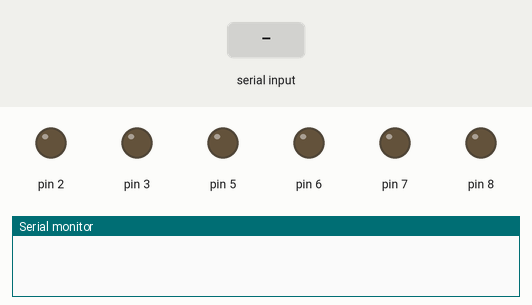
Recording of a sketch running on a simulated Arduino Uno, built with avr-gcc and run on an emulated ATmega328P. On the bench: output pins drawn as LEDs (lit = HIGH), the last lines printed to the serial monitor. Inputs (shaded band) come from the test bench.

Above: at 1.2 s.
1.3 s: "j\n" received over Serial
At 2.2 s:
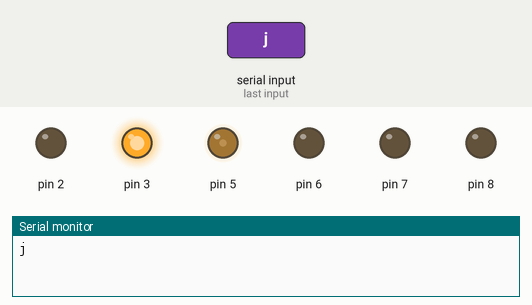
2.8 s: "g\n" received over Serial
At 3.4 s:
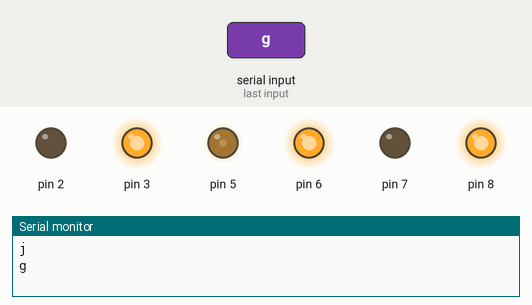
4.3 s: "b\n" received over Serial
At 4.7 s:
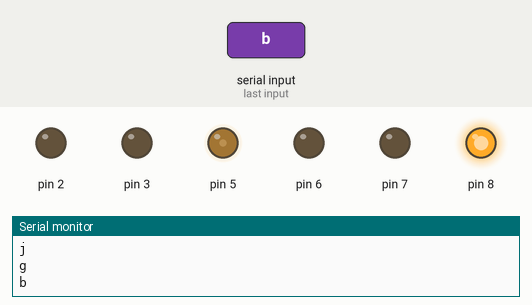
5.8 s: "j\n" received over Serial
At 6.8 s:
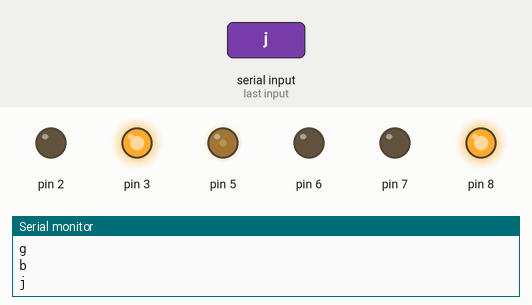
Timing chart, 0 to 8.3 s (numbered marks = the images above; inputs shaded):
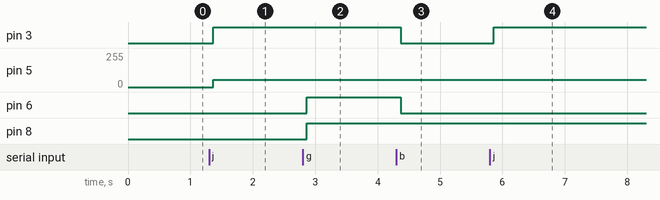

The sketch:

pidControl.ino
```cpp
#include "pidControl.h"
#include "clicli.h"
pidControl controller(2, 3, 5, 6, 7, 8);

clicli mycli(controller);

int setPoint = 50;
double pv = 0.1;
double output;

void setup() {
  mycli.begin();
}

void loop() {
  mycli.run();
  // Serial.print(pv);
  // Serial.print(" ");
  // Serial.println(setPoint);
  output = controller.PIDcalc(pv, setPoint, 1, 0, 1);
  pv += output;
  delay(10);

}
```

clicli.cpp
```cpp
/*

                    CLI Software for Arduino

               A Simple Command Line Interface

              Feature                |  CLI Usage
___________________________________________________
 Digial Write HIGH to a specific pin |  h (pin)
 Digial Write LOW to a specific pin  |  l (pin)
 Analog Write to pwm ports           |  a (pin) (value)
 Digital Read                        |  r (pin)
 Analog Read                         |  e (pin)


      by Gal Arbel
      Oct 2022

      Credits: Shimi Mahluf

*/


#include "clicli.h"
#include "Arduino.h"

const unsigned int MAX_MESSAGE_LENGTH = 64;

clicli::clicli(pidControl &pidcontrol):controller(pidcontrol), number(7) {
}

void clicli::begin() {
  Serial.begin(115200);
}
void clicli::run() {

// CLI - Messages from Terminal
  while (Serial.available() > 0) {
   char message[MAX_MESSAGE_LENGTH];
   static unsigned int message_pos = 0;
   char inByte = Serial.read();   //Read the next available byte in the serial receive buffer
    if ( inByte != '\n' && (message_pos < MAX_MESSAGE_LENGTH - 1) )
     {
     message[message_pos] = inByte;  //Add the incoming byte to our message
     message_pos++;
     }
     //Full message received...
     else
     {
      message[message_pos] = '\0';     //Add null character to string
      Serial.println(message);     //echo the message to terminal

      int command[4];
      int argindex = 0;
      char cmd;
      char delim[] = " ";
	     char tmpmsg[MAX_MESSAGE_LENGTH];
       strcpy(tmpmsg,message);
       message_pos = 0;
       message[message_pos] = '\0';     //Add null character to string

        char *ptr = strtok(tmpmsg, delim);
	      while(ptr != NULL)
	       {
		      //Serial.printf("'%s'\n", ptr);
          if (argindex == 0) {
            cmd = ptr[0];
          }
          command[argindex] = atoi(ptr);
          //Serial.println(command[argindex]);
          argindex++;
		      ptr = strtok(NULL, delim);
	       }

      switch (cmd) {
       case 'h': //Set port to HIGH
        pinMode(command[1],OUTPUT);
        digitalWrite(command[1],HIGH);
        Serial.print("Pin ");
        Serial.print(command[1]);
        Serial.println(" is SET");
        delay(1000);
        break;
       case 'l': // Set port to LOW
        pinMode(command[1],OUTPUT);
        digitalWrite(command[1],LOW);
        Serial.print("Pin ");
        Serial.print(command[1]);
        Serial.println(" is RESET");
        delay(1000);
        break;
       /*
      case 'a': // analog Write to pwm ports
        pinMode(command[1],OUTPUT);
        analogWrite(command[1],command[2]);
        Serial.print("Writing ");
        Serial.print(command[2]);
        Serial.print(" to pin ");
        Serial.println(command[1]);
        delay(1000);
        break;
							*/
       case 'r': // digital read
        pinMode(command[1],INPUT);
        Serial.print("Pin ");
        Serial.print(command[1]);
        Serial.print(" Value = ");
        Serial.println(digitalRead(command[1]));
        delay(1000);
        break;

        case 'e': // analog read
        pinMode(command[1],INPUT);
        Serial.print("Pin ");
        Serial.print(command[1]);
        Serial.print(" Value = ");
        Serial.println(analogRead(command[1]));
        delay(1000);
        break;

        case 'm': // move
        controller.move(command[1], command[2]);
        break;

        case 'j': // right motor
        controller.rightMotor(command[1]);
        break;

        case 'g': // left motor
        controller.leftMotor(command[1]);
        break;

        case 'b': // stop moving
        controller.stopMoving();
        break;

        case 'y': // yaw
        Serial.println(controller.getYaw());
        break;
       message_pos = 0;     //Reset for the next message
      }
   }
   delay (60);

 }

}
```

clicli.h
```cpp
#ifndef CLICLI_H
#define CLICLI_H
#include "pidControl.h"

 class clicli {

  public:
   clicli(pidControl &pidcontrol) ;
   void begin();   //must be called from  void setup()
   void run();   //must be called from  void loop()

  private:
   pidControl &controller;
   int number;

 };
#endif 
```

pidControl.cpp
```cpp
#include "pidControl.h"
#include "Wire.h"
#include <MPU6050_light.h>

int rMP1; // rightMotorPin1.
int rMP2; // rightMotorPin2.
int rMPP; // rightMotorPowerPin.

int lMP1; // leftMotorPin1.
int lMP2; // leftMotorPin2.
int lMPP; // leftMotorPowerPin.

// define variables for PIDcalc().
double integral = 0;
double derivative;
double error;
double previousError = 0;
double previousTime = millis();
double currentTime = millis();
double deltaTime;
double out;

// gyro stuff
double yaw;
MPU6050 mpu(Wire);

// define variables for goToAngle.
double tempOut;
double processValue;
int speedR;
int speedL;

pidControl::pidControl(int inR1, int inR2, int enR, int inL1, int inL2, int enL){
  // right motor pins.
  rMP1 = inR1;
  rMP2 = inR2;
  rMPP = enR;

  // left motor pins.
  lMP1 = inL1;
  lMP2 = inL2;
  lMPP = enL;

  // initialize right motor pins.
  pinMode(rMP1, OUTPUT);
  pinMode(rMP2, OUTPUT);
  pinMode(rMPP, OUTPUT);

  // intialize left motor pins.
  pinMode(lMP1, OUTPUT);
  pinMode(lMP2, OUTPUT);
  pinMode(lMPP, OUTPUT);
}

// begin stuff.
void pidControl::begin() {
  Serial.begin(115200);
  calibrateMPU();

  }

void pidControl::calibrateMPU() {
  // All kinds of things that need to be done.
  Wire.begin();

  byte status = mpu.begin();
  Serial.print("MPU6050 status: ");
  Serial.println(status);
  while (status != 0) { } // Stop everything if could not connect to MPU6050.

  Serial.println("Calculating offsets, do not move MPU6050");
  delay(1000);
  // mpu.upsideDownMounting = true; // Uncomment this line if the MPU6050 is mounted upside-down.
  mpu.calcOffsets(); // Gyro and accelerometer.
  Serial.println("Done!\n");
}

// spins right motor at (speed).
void pidControl::rightMotor(int speed){

  // digitalWrite(8, HIGH);
  // digitalWrite(7, LOW);
  // analogWrite(6, 255);

  // Serial.print(rMPP);
  // Serial.print(rMP1);
  // Serial.print(rMP2);

  // change motor speed to (speed).
  analogWrite(rMPP, abs(speed));
  // if speed > 0 turn forward.
  if (speed>0) {
    digitalWrite(rMP1, LOW);
    digitalWrite(rMP2, HIGH);
  }
  // else turn backward.
  else {
    digitalWrite(rMP1, HIGH);
    digitalWrite(rMP2, LOW);
  }
}

// spins left motor at (speed).
void pidControl::leftMotor(int speed) {
  // change motor speed to (speed).
  analogWrite(lMPP, abs(speed));
  // if speed > 0 turn forward.
  if (speed>0) {
    digitalWrite(lMP1, HIGH);
    digitalWrite(lMP2, LOW);
  }
  // else turn backward.
  else {
    digitalWrite(lMP1, LOW);
    digitalWrite(lMP2, HIGH);
  }
}

// turn both motors at speeds (rightSpeed, leftSpeed).
void pidControl::move(int rightSpeed, int leftSpeed) {
  rightMotor(rightSpeed);
  leftMotor(leftSpeed);
  Serial.print(rightSpeed);
  Serial.print(" | ");
  Serial.println(leftSpeed);
}

// stop motors.
void pidControl::stopMoving(){
  digitalWrite(lMP1, LOW);
  digitalWrite(lMP2, LOW);
  digitalWrite(rMP1, LOW);
  digitalWrite(rMP2, LOW);
}

// calculate PID output.
double pidControl::PIDcalc(double PV, int sp, double Kp, double Ki, double Kd){
  // set current time to elapsed time in seconds.
  currentTime = millis()/1000.0;

  // set delateTime to the change of time in seconds since the last iteration.
  deltaTime = currentTime-previousTime;
  if (deltaTime == 0) {
    deltaTime = 0.01;
  }
  // set error to set_point - process_value.
  error = sp - PV;
  // add error to integral.
  integral += error * deltaTime;
  if (integral > 255 || integral < -255) {integral = 0;}
  // set derivative to ∆error/∆time.
  derivative = (error - previousError)/deltaTime;
  if (derivative > 255 || derivative < -255) {derivative = 0;}

  // multiple each part of PID by Kp, Ki, Kd.
  out = error*Kp + integral*Ki + derivative*Kd;

  // set previous error to current error.
  previousError = error;
  // set previous time to elapsed time in seconds.
  previousTime = millis()/1000.0;

  // Serial.println(derivative);

  // test prints.
  // Serial.print("integral: ");
  // Serial.print(integral);
  // Serial.print(" | derivative: ");
  // Serial.print(derivative);
  // Serial.print(" | error: ");
  // Serial.println(error);

  return out;
}

// go to angle using PID.
void pidControl::goToAngle(int deg, int speed, double Kp, double Ki, double Kd){
  // reset variables used in other functions.
  integral = 0;
  previousError = 0;

  // set process value to current yaw angle.
  processValue = getYaw();

  // repeat until current yaw angle == deg.
  while (processValue != deg) {
    // set process value to current yaw angle.
    processValue = getYaw();

    // set tempOut to PIDcalc output.
    tempOut = PIDcalc(processValue, deg, Kp, Ki, Kd);

    // set motor speeds to be opposite of each other.
    speedR = (speed + tempOut);
    speedL = (speed + tempOut);

    if (tempOut > 0) {
      speedR *= -1;
    }

    else {
      speedL *= -1;
    }

    // cant have a speed over 255.
    if (speedR > 255) {
      speedR = 255;
    }

    // cant have a speed less than -255.
    else if (speedR < -255) {
      speedR = -255;
    }

    // cant have a speed over 255.
    if (speedL > 255) {
      speedL = 255;
    }

    // cant have a speed less than -255.
    else if (speedL < -255) {
      speedL = -255;
    }
    // for testing purposes print the speed of each motor.
    Serial.print(speedR);
    Serial.print(" <- speedR, speedL -> ");
    Serial.println(speedL);

    // move both motors at their speed.
    move(speedR, speedL);
  }
  stopMoving();
}

// drives at an angle (deg) while correcting itself.
void pidControl::steer(int deg, int speed, double Kp, double Ki, double Kd) {
  // set processValue to current yaw angle.
  processValue = getYaw();

  // set tempOut to PIDcalc output.
  tempOut = PIDcalc(processValue, deg, Kp, Ki, Kd);

  // set the motors' speeds to speed + out and speed - out.
  speedR = speed - tempOut;
  speedL = speed + tempOut;

  // cant have speed over 255.
  if (speedR > 255) {
    speedR = 255;
  }

  // cant have speed less than -255.
  else if (speedR < -255) {
    speedR = -255;
  }

  // cant have speed over 255.
  if (speedL > 255) {
    speedL = 255;
  }

  // cant have speed less than -255.
  else if (speedL < -255) {
    speedL = -255;
  }

  // for testing purposes print the speed of each motor.
    // Serial.print(speedR);
    // Serial.print(" <- speedR, speedL -> ");
    // Serial.println(speedL);

  // move motors at the correct speed to correct the error.
  move(speedR, speedL);
}

// get current yaw angle.
int pidControl::getYaw(){
  mpu.update();
  yaw = mpu.getAngleZ()*-1;
  // if (yaw < 0) {
  //   yaw += 360;
  // }
  return yaw;
}
```

pidControl.h
```cpp
#ifndef PIDCONTROL_H
#define PIDCONTROL_H

#include "Arduino.h"

class pidControl{
  private:
    int rMP1;
    int rMP2;
    int rMPP;

    int lMP1;
    int lMP2;
    int lMPP;

    double integral;
    double derivative;
    double error;
    double previousError;
    double previousTime;
    double currentTime;
    double deltaTime;

    double out;
    int tempOut;
    int processValue;

    int speedR;
    int speedL;

    double yaw;

    void calibrateMPU();

  public:
    pidControl(int inR1, int inR2, int enR, int inL1, int inL2, int enL);
    void begin();
    void rightMotor(int speed);
    void leftMotor(int speed);
    void stopMoving();
    void move(int rightSpeed, int leftSpeed);
    double PIDcalc(double PV, int sp, double Kp, double Ki, double Kd);
    int getYaw();
    void goToAngle(int deg, int speed, double Kp, double Ki, double Kd);
    void steer(int deg, int speed, double Kp, double Ki, double Kd);
};

#endif
```

Measured:
- after the input at 1.3 s, pin 3: LOW → HIGH after 0.06 s; pin 5: 0/255 → 56/255 after 0.06 s
- after the input at 2.8 s, pin 6, pin 8: LOW → HIGH after 0.07 s
- after the input at 4.3 s, pin 3, pin 6: HIGH → LOW after 0.07 s
- after the input at 5.8 s, pin 3: LOW → HIGH after 0.06 s
